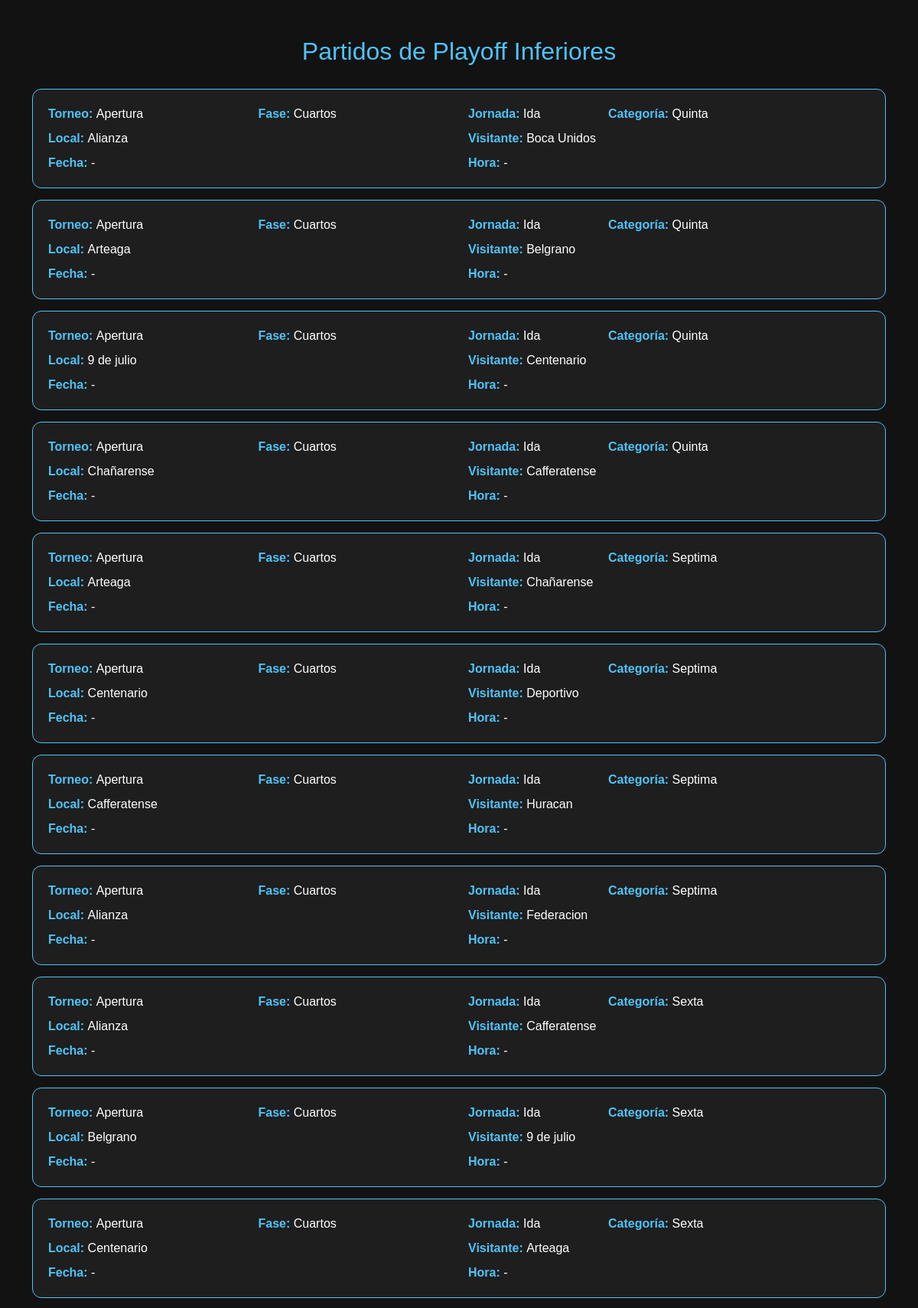
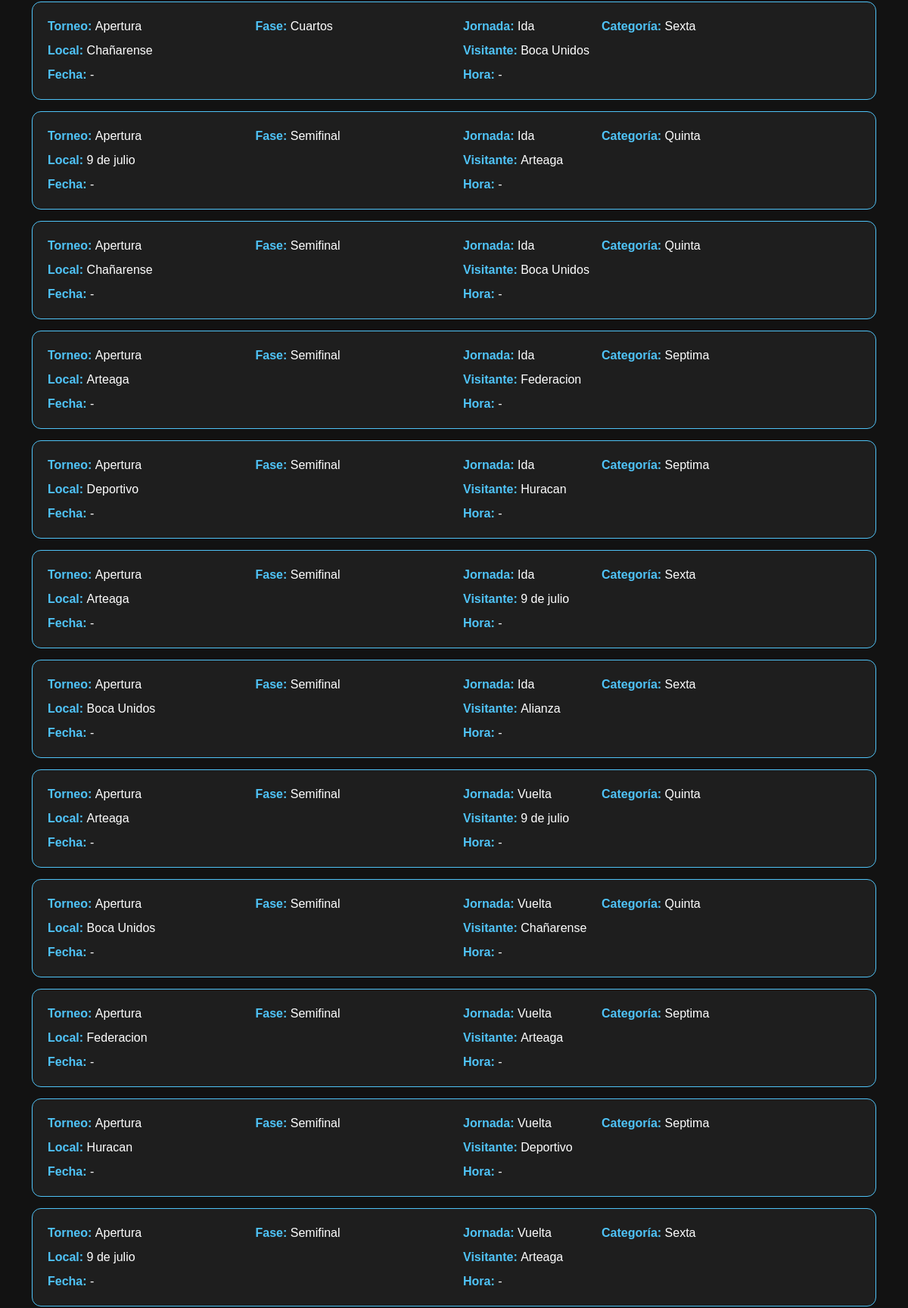
Screenshot of /playoff/partidos_inferiores (upper part) with the database file from the repository (2 pictures, top to bottom).
### app/models/models.py (models this page shows, shortened)
class Partido(db.Model):
    __tablename__ = 'partido'
    id = db.Column(db.Integer, primary_key=True)
    fecha_partido = db.Column(db.Date, nullable=True)
    hora_partido = db.Column(db.Time, nullable=True)
    jornada = db.Column(db.Integer, nullable=False)
    categoria = db.Column(db.String(20), nullable=False)
    torneo_id = db.Column(db.Integer, db.ForeignKey('torneo.id'), nullable=True)
    fase_id = db.Column(db.Integer, db.ForeignKey('fase.id'), nullable=True)
    equipo_local_id = db.Column(db.Integer, db.ForeignKey('equipo.id'), nullable=False)
    equipo_visitante_id = db.Column(db.Integer, db.ForeignKey('equipo.id'), nullable=False)
    goles_local = db.Column(db.Integer, default=0, nullable=False)
    goles_visitante = db.Column(db.Integer, default=0, nullable=False)
    jugado = db.Column(db.Boolean, default=False, nullable=False)
    penales_local = db.Column(db.Integer, nullable=True)
    penales_visitante = db.Column(db.Integer, nullable=True)
    definido_por_penales = db.Column(db.Boolean, default=False, nullable=False)
    equipo_local = db.relationship(
        'Equipo',
        foreign_keys=[equipo_local_id],
        back_populates='partidos_local'
    )
    equipo_visitante = db.relationship(
        'Equipo',
        foreign_keys=[equipo_visitante_id],
        back_populates='partidos_visitante'
    )
    torneo = db.relationship('Torneo', back_populates='partidos')
    fase = db.relationship('Fase', back_populates='partidos')
    estadisticas_jugadores = db.relationship(
        'EstadoJugadorPartido',
        back_populates='partido',
        lazy='select',
        cascade='all, delete-orphan'
    )

class Torneo(db.Model):
    __tablename__ = 'torneo'
    id = db.Column(db.Integer, primary_key=True)
    nombre = db.Column(db.String(50), nullable=False)  # Apertura / Clausura
    temporada_id = db.Column(db.Integer, db.ForeignKey('temporada.id'), nullable=False)
    temporada = db.relationship('Temporada', back_populates='torneos')
    partidos = db.relationship('Partido', back_populates='torneo')
    fases = db.relationship('Fase', back_populates='torneo')

class Fase(db.Model):
    __tablename__ = 'fase'
    id = db.Column(db.Integer, primary_key=True)
    nombre = db.Column(db.String(50), nullable=False)
    orden = db.Column(db.Integer, nullable=False, default=0)  # si no definiste, poner default
    torneo_id = db.Column(db.Integer, db.ForeignKey('torneo.id'), nullable=False)
    ida_vuelta = db.Column(db.Boolean, default=False, nullable=False)
    torneo = db.relationship('Torneo', back_populates='fases')
    partidos = db.relationship('Partido', back_populates='fase')

class Club(db.Model):
    __tablename__ = 'club'
    id = db.Column(db.Integer, primary_key=True)
    nombre = db.Column(db.String(150), nullable=False, unique=True)
    localidad = db.Column(db.String(120), nullable=True)
    escudo_url = db.Column(db.String(300), nullable=True)
    equipos = db.relationship('Equipo', back_populates='club', lazy='select', cascade='all, delete-orphan')

### app/routes/views.py (the view)
@views.route('/playoff/partidos_inferiores', methods=['GET'])
def vista_partidos_playoff_inferiores():
    from app.models.models import Torneo
    torneos = Torneo.query.order_by(Torneo.id.desc()).all()
    fases_list = Fase.query.filter(Fase.nombre.in_([
        "Cuartos", "Semifinal", "Final", "Finalísima"
    ])).order_by(Fase.orden).all()
    fases_dict = {}
    for fase in fases_list:
        if fase.nombre not in fases_dict:
            fases_dict[fase.nombre] = fase
    fases = list(fases_dict.values())
    partidos = (
        Partido.query
        .join(Fase)
        .join(Torneo, Partido.torneo_id == Torneo.id)
        .filter(Fase.nombre.in_([
            "Cuartos", "Semifinal", "Final", "Finalísima"
        ]))
        .filter(Partido.categoria.in_(['quinta', 'sexta', 'septima']))
        .order_by(Torneo.id.desc(), Fase.orden, Partido.jornada)
        .all()
    )
    return render_template(
        "plantillasAdmin/ver_partidos_playoff_inferiores.html",
        torneos=torneos,
        fases=fases,
        partidos=partidos
    )

### app/templates/plantillasAdmin/ver_partidos_playoff_inferiores.html (shortened to what this page needs)
<!doctype html>
<html lang="es">
<head>
<link href="https://cdn.jsdelivr.net/npm/bootstrap@5.3.3/dist/css/bootstrap.min.css" rel="stylesheet">
</head>
<body>
<div class="container mt-5">
    <h2>Partidos de Playoff Inferiores</h2>
    {% if partidos %}
        {% for p in partidos %}
        <div class="card">
            <div class="row">
                <div class="col-md-3"><strong>Torneo:</strong> <span>{{ p.torneo.nombre }}</span></div>
                <div class="col-md-3"><strong>Fase:</strong> <span>{{ p.fase.nombre }}</span></div>
                <div class="col-md-2"><strong>Jornada:</strong> <span>{% if p.fase.ida_vuelta %}{{ "Ida" if p.jornada==1 else "Vuelta" }}{% else %}Único{% endif %}</span></div>
                <div class="col-md-2"><strong>Categoría:</strong> <span>{{ p.categoria|capitalize }}</span></div>
            </div>
            <div class="row mt-2">
                <div class="col-md-6"><strong>Local:</strong> <span>{{ p.equipo_local.club.nombre }}</span></div>
                <div class="col-md-6"><strong>Visitante:</strong> <span>{{ p.equipo_visitante.club.nombre }}</span></div>
            </div>
            <div class="row mt-2">
                <div class="col-md-6"><strong>Fecha:</strong> <span>{{ p.fecha_partido or '-' }}</span></div>
                <div class="col-md-6"><strong>Hora:</strong> <span>{{ p.hora_partido or '-' }}</span></div>
            </div>
        </div>
        {% endfor %}
    {% else %}
        <div class="alert alert-info">No hay partidos de playoff de inferiores cargados.</div>
    {% endif %}
</div>
</body>
</html>

### app/templates/plantillasAdmin/ver_partidos_playoff_inferiores.html (style rules this page uses)
body { background: #121212; color: #f5f5f5; font-family: Arial, sans-serif; }
h2 { color: #4fc3f7; margin-bottom: 30px; text-align: center; }
.card { background: #1e1e1e; border: 1px solid #4fc3f7; border-radius: 12px; padding: 20px; margin-bottom: 15px; }
.card strong { color: #4fc3f7; }
.card span { color: #ffffff; font-weight: 500; }
.row + .row { margin-top: 10px; }

### rows the page displays
Partido: torneo.nombre "Apertura", fase.nombre "Cuartos", jornada "Ida", categoria "Quinta", equipo_local.club.nombre "Alianza", equipo_visitante.club.nombre "Boca Unidos", fecha_partido "-", hora_partido "-"
Partido: torneo.nombre "Apertura", fase.nombre "Cuartos", jornada "Ida", categoria "Quinta", equipo_local.club.nombre "Arteaga", equipo_visitante.club.nombre "Belgrano", fecha_partido "-", hora_partido "-"
Partido: torneo.nombre "Apertura", fase.nombre "Cuartos", jornada "Ida", categoria "Quinta", equipo_local.club.nombre "9 de julio", equipo_visitante.club.nombre "Centenario", fecha_partido "-", hora_partido "-"
Partido: torneo.nombre "Apertura", fase.nombre "Cuartos", jornada "Ida", categoria "Quinta", equipo_local.club.nombre "Chañarense", equipo_visitante.club.nombre "Cafferatense", fecha_partido "-", hora_partido "-"
Partido: torneo.nombre "Apertura", fase.nombre "Cuartos", jornada "Ida", categoria "Septima", equipo_local.club.nombre "Arteaga", equipo_visitante.club.nombre "Chañarense", fecha_partido "-", hora_partido "-"
Partido: torneo.nombre "Apertura", fase.nombre "Cuartos", jornada "Ida", categoria "Septima", equipo_local.club.nombre "Centenario", equipo_visitante.club.nombre "Deportivo", fecha_partido "-", hora_partido "-"
Partido: torneo.nombre "Apertura", fase.nombre "Cuartos", jornada "Ida", categoria "Septima", equipo_local.club.nombre "Cafferatense", equipo_visitante.club.nombre "Huracan", fecha_partido "-", hora_partido "-"
Partido: torneo.nombre "Apertura", fase.nombre "Cuartos", jornada "Ida", categoria "Septima", equipo_local.club.nombre "Alianza", equipo_visitante.club.nombre "Federacion", fecha_partido "-", hora_partido "-"
Partido: torneo.nombre "Apertura", fase.nombre "Cuartos", jornada "Ida", categoria "Sexta", equipo_local.club.nombre "Alianza", equipo_visitante.club.nombre "Cafferatense", fecha_partido "-", hora_partido "-"
Partido: torneo.nombre "Apertura", fase.nombre "Cuartos", jornada "Ida", categoria "Sexta", equipo_local.club.nombre "Belgrano", equipo_visitante.club.nombre "9 de julio", fecha_partido "-", hora_partido "-"
Partido: torneo.nombre "Apertura", fase.nombre "Cuartos", jornada "Ida", categoria "Sexta", equipo_local.club.nombre "Centenario", equipo_visitante.club.nombre "Arteaga", fecha_partido "-", hora_partido "-"
Partido: torneo.nombre "Apertura", fase.nombre "Cuartos", jornada "Ida", categoria "Sexta", equipo_local.club.nombre "Chañarense", equipo_visitante.club.nombre "Boca Unidos", fecha_partido "-", hora_partido "-"
Partido: torneo.nombre "Apertura", fase.nombre "Semifinal", jornada "Ida", categoria "Quinta", equipo_local.club.nombre "9 de julio", equipo_visitante.club.nombre "Arteaga", fecha_partido "-", hora_partido "-"
Partido: torneo.nombre "Apertura", fase.nombre "Semifinal", jornada "Ida", categoria "Quinta", equipo_local.club.nombre "Chañarense", equipo_visitante.club.nombre "Boca Unidos", fecha_partido "-", hora_partido "-"
Partido: torneo.nombre "Apertura", fase.nombre "Semifinal", jornada "Ida", categoria "Septima", equipo_local.club.nombre "Arteaga", equipo_visitante.club.nombre "Federacion", fecha_partido "-", hora_partido "-"
Partido: torneo.nombre "Apertura", fase.nombre "Semifinal", jornada "Ida", categoria "Septima", equipo_local.club.nombre "Deportivo", equipo_visitante.club.nombre "Huracan", fecha_partido "-", hora_partido "-"
Partido: torneo.nombre "Apertura", fase.nombre "Semifinal", jornada "Ida", categoria "Sexta", equipo_local.club.nombre "Arteaga", equipo_visitante.club.nombre "9 de julio", fecha_partido "-", hora_partido "-"
Partido: torneo.nombre "Apertura", fase.nombre "Semifinal", jornada "Ida", categoria "Sexta", equipo_local.club.nombre "Boca Unidos", equipo_visitante.club.nombre "Alianza", fecha_partido "-", hora_partido "-"
Partido: torneo.nombre "Apertura", fase.nombre "Semifinal", jornada "Vuelta", categoria "Quinta", equipo_local.club.nombre "Arteaga", equipo_visitante.club.nombre "9 de julio", fecha_partido "-", hora_partido "-"
Partido: torneo.nombre "Apertura", fase.nombre "Semifinal", jornada "Vuelta", categoria "Quinta", equipo_local.club.nombre "Boca Unidos", equipo_visitante.club.nombre "Chañarense", fecha_partido "-", hora_partido "-"
Partido: torneo.nombre "Apertura", fase.nombre "Semifinal", jornada "Vuelta", categoria "Septima", equipo_local.club.nombre "Federacion", equipo_visitante.club.nombre "Arteaga", fecha_partido "-", hora_partido "-"
Partido: torneo.nombre "Apertura", fase.nombre "Semifinal", jornada "Vuelta", categoria "Septima", equipo_local.club.nombre "Huracan", equipo_visitante.club.nombre "Deportivo", fecha_partido "-", hora_partido "-"
Partido: torneo.nombre "Apertura", fase.nombre "Semifinal", jornada "Vuelta", categoria "Sexta", equipo_local.club.nombre "9 de julio", equipo_visitante.club.nombre "Arteaga", fecha_partido "-", hora_partido "-"
